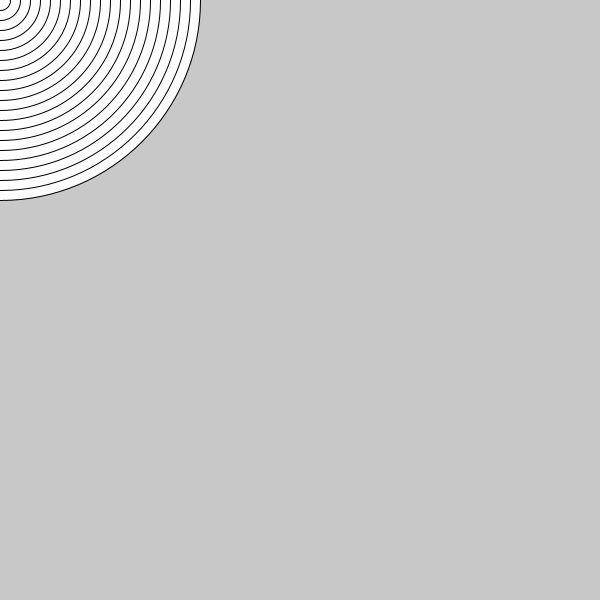
Frame 1 (no input)
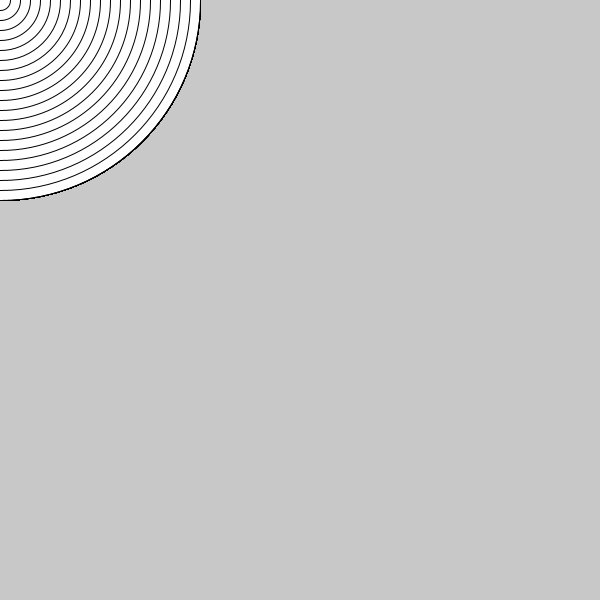
Frame 60 (the mouse pressed at the canvas centre just before this capture)
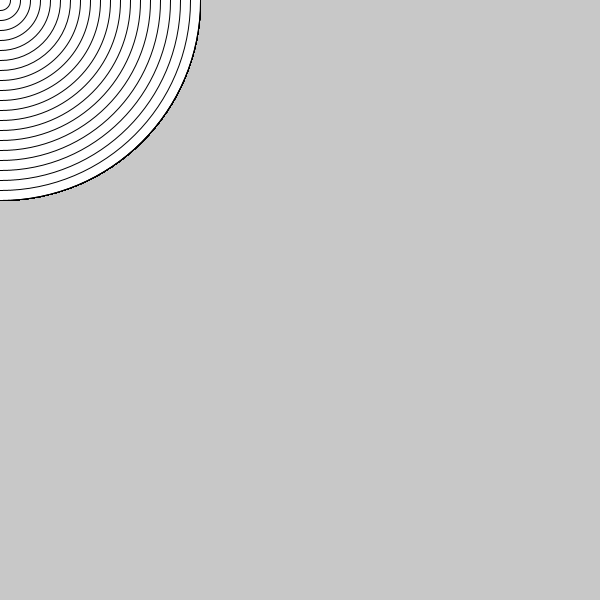
Frame 120 (the mouse held since frame 60 and released just before this capture)

The Processing sketch that drew these frames (run headless with seeded random() and noise(); from frame 60 on, the mouse is pressed at the canvas centre):

// Processing sketch: circleRecursion
// ── circleRecursion.pde
//this may cause a stackloverflowerror at first
void setup() {
  size(600, 600);
  background(200);
}

void draw() {
 // translate(0,300);
  recurseCircle(400);
}

void recurseCircle(int size){
  
  ellipse(0, 0, size, size);
  if (size > 20){
  recurseCircle(size-20);
  }
}
